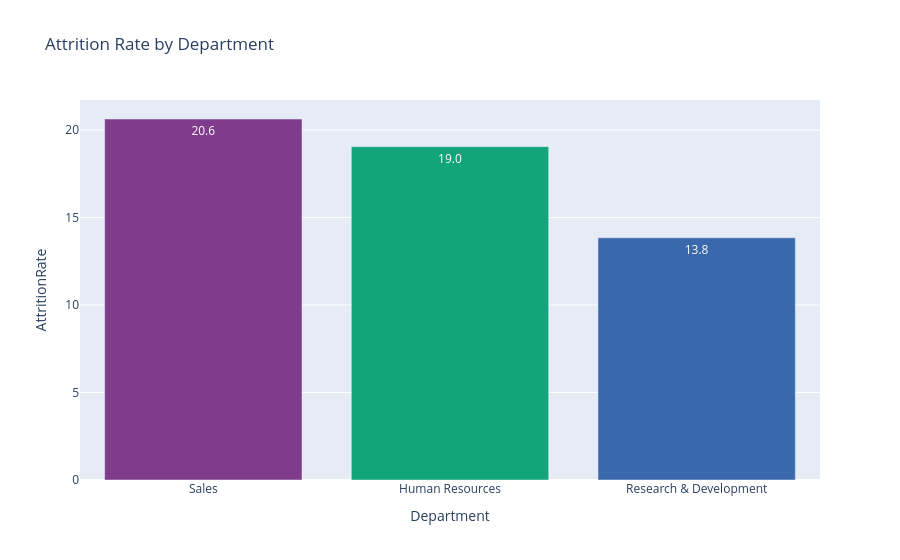

Notebook source saved alongside this figure:
### Code cell
fig = px.bar(
    department_attrition,
    x="Department",
    y="AttritionRate",
    text_auto=".1f",
    title="Attrition Rate by Department"
)

fig.update_traces(marker_color=px.colors.qualitative.Bold[:3])
fig.show()

### Figure 1 — Plotly figure (JSON) as saved in the notebook; plotly's stock layout.template omitted (floating-point values rounded to 4 significant figures)
{"data": [{"alignmentgroup": "True", "hovertemplate": "Department=%{x}<br>AttritionRate=%{y}<extra></extra>", "legendgroup": "", "marker": {"color": ["rgb(127, 60, 141)", "rgb(17, 165, 121)", "rgb(57, 105, 172)"], "pattern": {"shape": ""}}, "name": "", "offsetgroup": "", "orientation": "v", "showlegend": false, "textposition": "auto", "texttemplate": "%{y:.1f}", "type": "bar", "x": ["Sales", "Human Resources", "Research & Development"], "xaxis": "x", "y": [20.63, 19.05, 13.84], "yaxis": "y"}], "layout": {"barmode": "relative", "legend": {"tracegroupgap": 0}, "title": {"text": "Attrition Rate by Department"}, "xaxis": {"anchor": "y", "domain": [0, 1], "title": {"text": "Department"}}, "yaxis": {"anchor": "x", "domain": [0, 1], "title": {"text": "AttritionRate"}}}}
